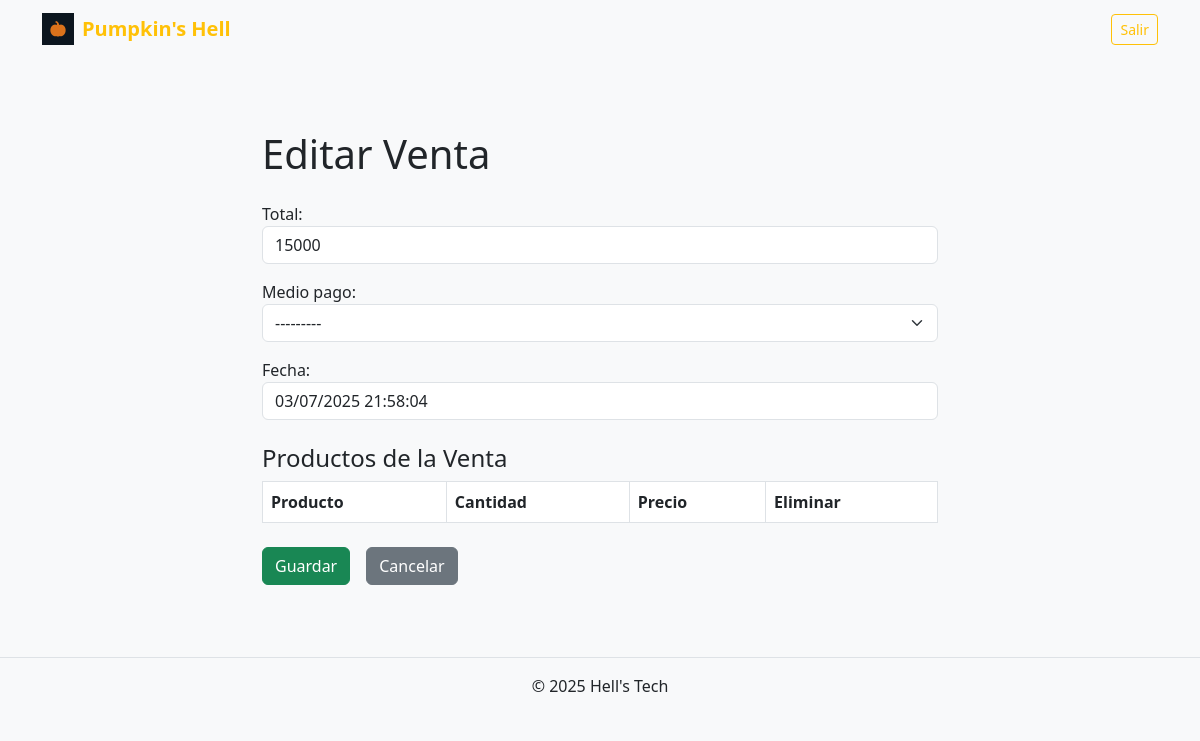
The page /ventas/8/editar/ (signed in) on the database as committed earlier.
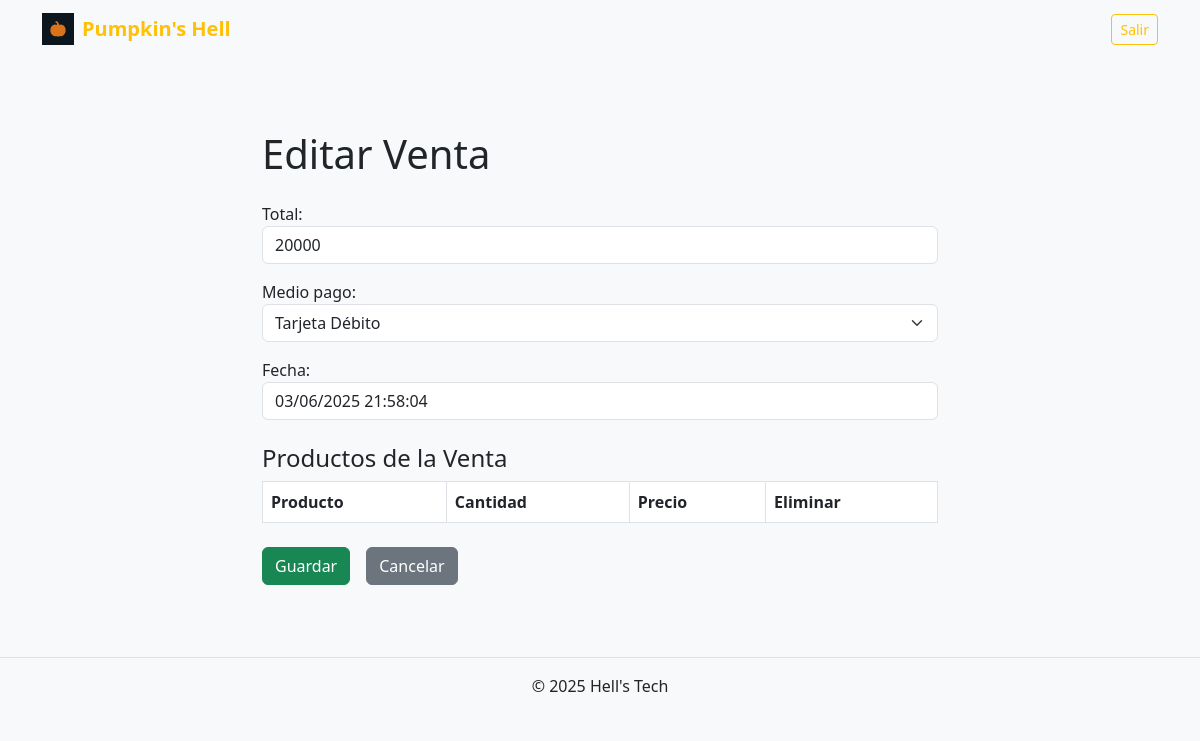
The same page on the database as committed later.
### ventas/models.py (models this page shows, shortened)
class Venta(models.Model):
    total = models.BigIntegerField(default=0)
    usuario = models.ForeignKey('auth.User', on_delete=models.CASCADE)
    fecha = models.DateTimeField(default=timezone.now)
    medio_pago = models.CharField(max_length=20, choices=[
        ("Crédito", "Tarjeta Crédito"),
        ("Débito", "Tarjeta Débito"),
        ("Efectivo", "Efectivo"),
    ])

### ventas/views.py (the view)
# urls.py: path('ventas/<int:pk>/editar/', VentaUpdateView.as_view(), name='venta_update'),
class VentaUpdateView(UpdateView):
    model = Venta
    fields = ['total', 'medio_pago', 'fecha']  # O los campos que necesites
    template_name = 'ventas/venta_form.html'   # O el que tú uses
    success_url = reverse_lazy('ventas_list')

### ventas/context_processors.py (called while the page is built)
def roles(request):
    ctx = {}
    user = request.user
    if user.is_authenticated:
        grupos = set(user.groups.values_list('name', flat=True))
        ctx['es_jefe']      = 'Jefe'      in grupos
        ctx['es_bodeguero'] = 'Bodeguero' in grupos
        ctx['es_cajero']    = 'Cajero'    in grupos
    return ctx

### ventas/templates/ventas/venta_form.html (shortened to what this page needs)
{% extends "base.html" %}
{% load widget_tweaks %}
{% block content %}
<div class="container py-4" style="max-width: 700px;">
  <h1 class="mb-4">{% if venta.pk %}Editar Venta{% else %}Nueva Venta{% endif %}</h1>
  <form method="post">
    <div class="mb-3">
      {{ form.total.label_tag }}
      {{ form.total|add_class:"form-control" }}
    </div>
    <div class="mb-3">
      {{ form.medio_pago.label_tag }}
      {{ form.medio_pago|add_class:"form-select" }}
    </div>
    <div class="mb-3">
      {{ form.fecha.label_tag }}
      {{ form.fecha|add_class:"form-control" }}
    </div>
    <h4 class="mt-4 mb-2">Productos de la Venta</h4>
    <table class="table table-bordered">
      <thead>
        <tr>
          <th>Producto</th>
          <th>Cantidad</th>
          <th>Precio</th>
          <th>Eliminar</th>
        </tr>
      </thead>
    </table>
    <div class="d-flex gap-3 mt-4">
      <button type="submit" class="btn btn-success">Guardar</button>
      <a href="{% url 'ventas_list' %}" class="btn btn-secondary">Cancelar</a>
    </div>
  </form>
</div>
{% endblock %}

Rows that differ between the two databases and show on the page:
changed Venta: total "15000" → "20000"; medio_pago "---------" → "Tarjeta Débito"; fecha "03/07/2025 21:58:04" → "03/06/2025 21:58:04"
